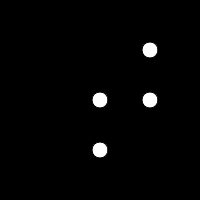
Frame 1 (no input)
Frame 60 (no input): identical to frame 1, image omitted
Frame 120 (the mouse pressed at the canvas centre since frame 60): identical to frame 1, image omitted

The p5.js sketch that drew this single still picture (run headless with seeded random() and noise() and a simulated clock; from frame 60 on, the mouse is pressed at the canvas centre):

// p5.js sketch
// ── sketch.js
var particles = [];

function setup(){
  createCanvas(200,200);
  particles[0] = new Particle()
  particles[1] = new Particle(150,50);
  var v = createVector(150,100);
  particles[2] = new Particle(v);
  particles[3] = new Particle("100,150")

  // var val = sum(5,15);
  // console.log(val);
}

function draw(){
  background(0);
  for (var i=0; i < particles.length; i++){
    particles[i].show();
  }
}

function Particle(a,b){
  if (a instanceof p5.Vector){
    this.x = a.x;
    this.y = a.y
  }
  else if(typeof(a) === "string"){
    var nums = a.split(',');
    this.x = Number(nums[0]);
    this.y = Number(nums[1]);
  }
  else {
    this.x = a || 100;
    this.y = b || 100;
  }


  this.show = function(){
    fill(255);
    ellipse(this.x,this.y,16,16);
  }
}

// function sum(a,b){
//   if (b){
//     return a + b;
//   } else if (a) {
//     return a;
//   } else {
//     return 0;
//   }
// }

// function sum(arr){
//   if (arr instanceof Array){
//     var val = 0;
//     for (var i =0; i < arr.length;i++){
//        val += arr[i]
//     }
//     return val;
//   }
//
//   var val = 0;
//   for (var i =0; i < arguments.length;i++){
//      val += arguments[i]
//   }
//   return val;
// }
